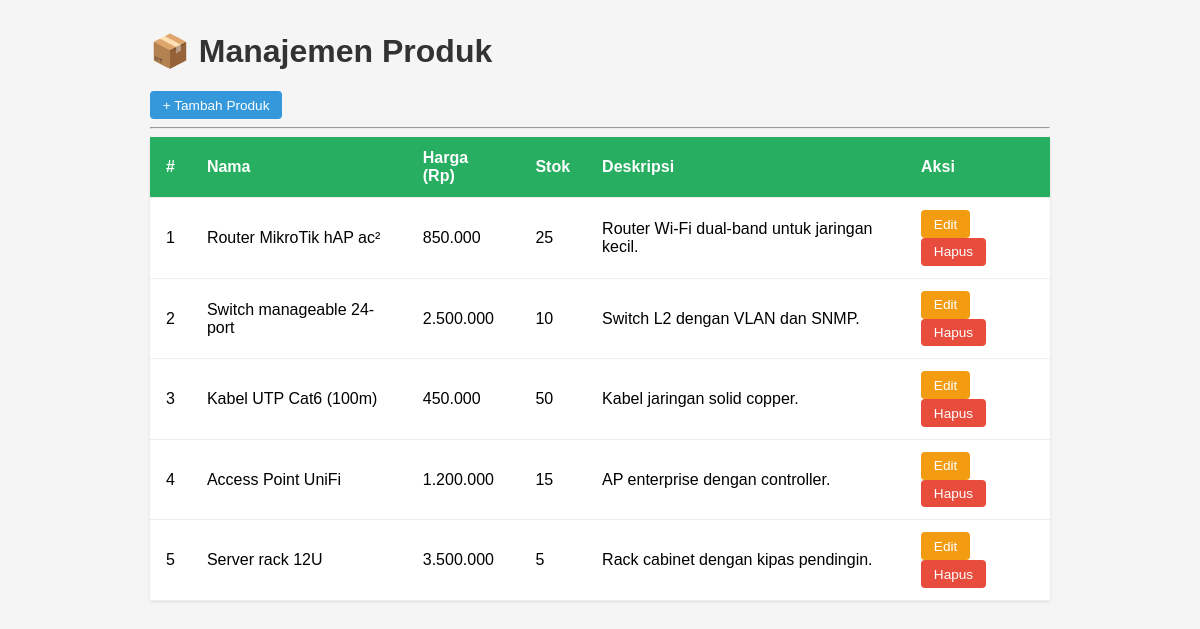
Screenshot of /apps/app2/index.php with the database file from the repository.
### tables this page shows
CREATE TABLE IF NOT EXISTS produk (
    id INT AUTO_INCREMENT PRIMARY KEY,
    nama VARCHAR(150) NOT NULL,
    harga DECIMAL(12,2) NOT NULL DEFAULT 0,
    stok INT NOT NULL DEFAULT 0,
    deskripsi TEXT,
    created_at TIMESTAMP DEFAULT CURRENT_TIMESTAMP
);

### apps/app2/index.php (the view, shortened to what this page needs)
<?php
require_once 'db.php';
$action = $_GET['action'] ?? 'list';
?>
<!DOCTYPE html>
<html lang="id">
<head>
</head>
<body>
    <h1>&#128230; Manajemen Produk</h1>
    <?php if ($action === 'list'): ?>
        <a href="index.php?action=create" class="btn btn-primary">+ Tambah Produk</a>
        <hr>
        <?php
        $result = $conn->query("SELECT * FROM produk ORDER BY created_at DESC");
        if ($result && $result->num_rows > 0):
        ?>
        <table>
            <thead>
                <tr>
                    <th>#</th>
                    <th>Nama</th>
                    <th>Harga (Rp)</th>
                    <th>Stok</th>
                    <th>Deskripsi</th>
                    <th>Aksi</th>
                </tr>
            </thead>
            <tbody>
            <?php while ($row = $result->fetch_assoc()): ?>
                <tr>
                    <td><?= $row['id'] ?></td>
                    <td><?= htmlspecialchars($row['nama']) ?></td>
                    <td><?= number_format($row['harga'], 0, ',', '.') ?></td>
                    <td><?= $row['stok'] ?></td>
                    <td><?= htmlspecialchars($row['deskripsi']) ?></td>
                    <td>
                        <a href="index.php?action=edit&id=<?= $row['id'] ?>" class="btn btn-warning">Edit</a>
                        <form class="inline" method="post" onsubmit="return confirm('Hapus produk ini?')">
                            <button type="submit" class="btn btn-danger">Hapus</button>
                        </form>
                    </td>
                </tr>
            <?php endwhile; ?>
            </tbody>
        </table>
        <?php else: ?>
            <p style="color:#999;text-align:center;">Belum ada produk.</p>
        <?php endif; ?>
    <?php endif; ?>
</body>
</html>

### apps/app2/index.php (style rules this page uses)
body { font-family: Arial, sans-serif; max-width: 900px; margin: 2rem auto; padding: 0 1rem; background: #f5f5f5; }
h1 { color: #333; }
table { width: 100%; border-collapse: collapse; background: #fff; box-shadow: 0 1px 3px rgba(0,0,0,.1); }
th, td { padding: .75rem 1rem; text-align: left; border-bottom: 1px solid #eee; }
th { background: #27ae60; color: #fff; }
.btn { display: inline-block; padding: .4rem .8rem; border-radius: 4px; text-decoration: none; color: #fff; font-size: .85rem; border: none; cursor: pointer; }
.btn-primary { background: #3498db; }
.btn-warning { background: #f39c12; }
.btn-danger { background: #e74c3c; }
form.inline { display: inline; }

### rows the page displays
produk: id "1", nama "Router MikroTik hAP ac²", harga "850.000", stok "25", deskripsi "Router Wi-Fi dual-band untuk jaringan kecil."
produk: id "2", nama "Switch manageable 24-port", harga "2.500.000", stok "10", deskripsi "Switch L2 dengan VLAN dan SNMP."
produk: id "3", nama "Kabel UTP Cat6 (100m)", harga "450.000", stok "50", deskripsi "Kabel jaringan solid copper."
produk: id "4", nama "Access Point UniFi", harga "1.200.000", stok "15", deskripsi "AP enterprise dengan controller."
produk: id "5", nama "Server rack 12U", harga "3.500.000", stok "5", deskripsi "Rack cabinet dengan kipas pendingin."
